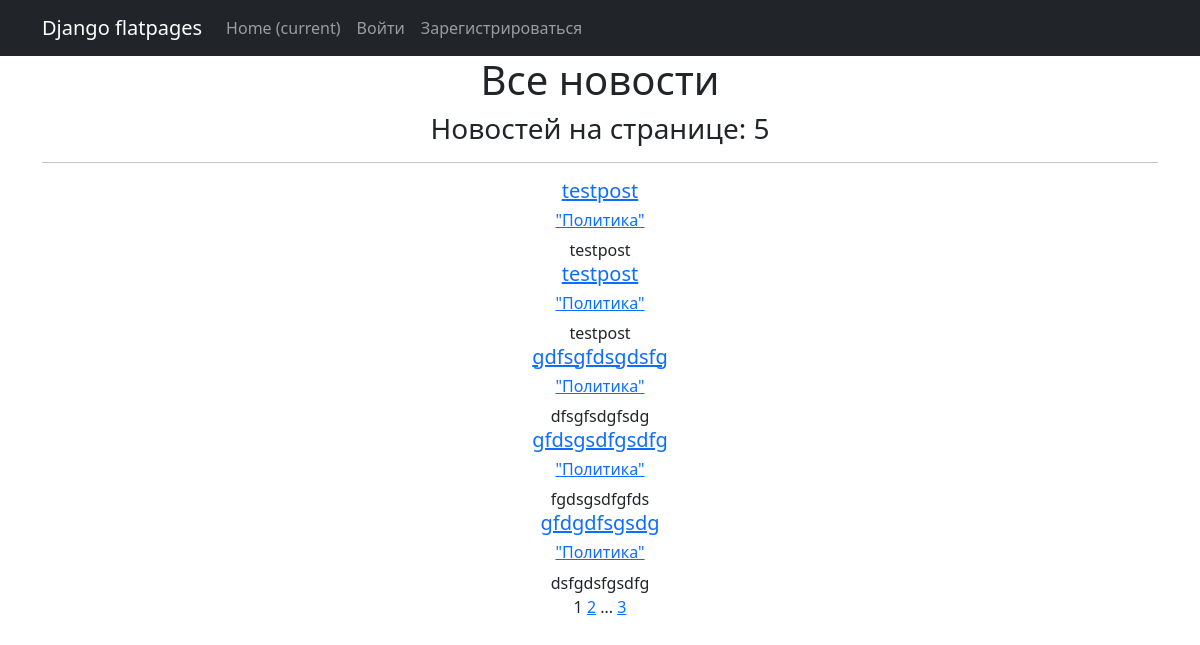
The page /news/ on the database as committed earlier.
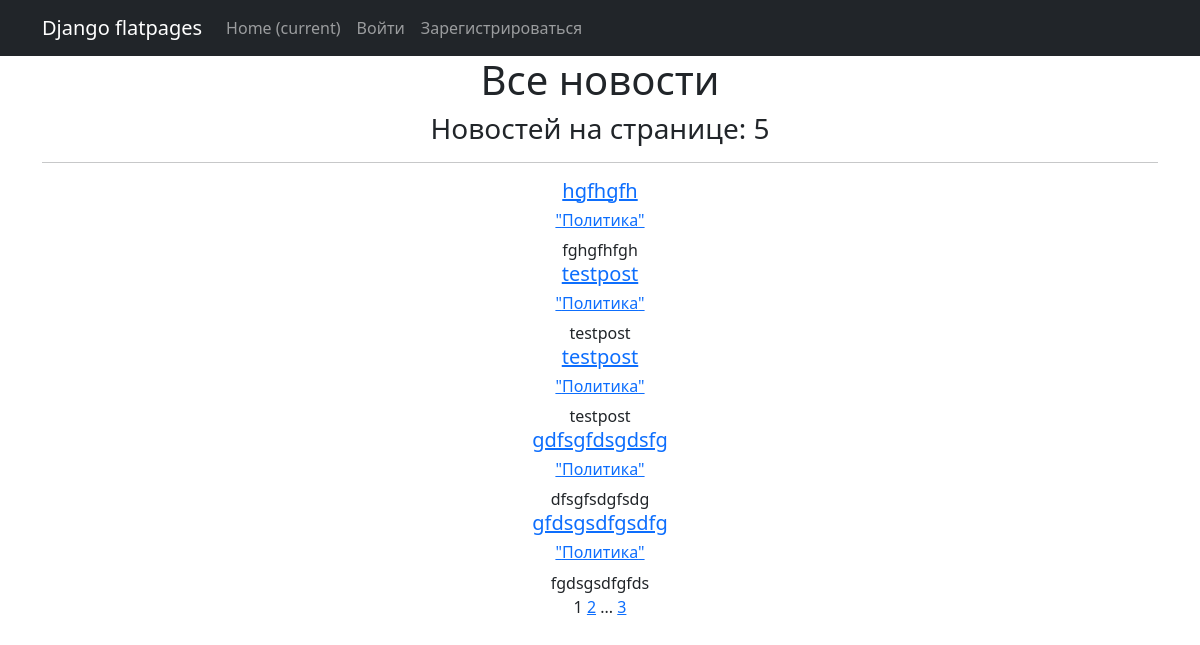
The same page on the database as committed later.
### simpleapp/models.py (models this page shows, shortened)
class Post(models.Model):
    article = 'AR'
    news = 'NE'
    POSITIONS = [
        (news, 'Новость'),
        (article, 'Статья')
    ]
    author = models.ForeignKey(Author, on_delete=models.CASCADE)
    choice = models.CharField(max_length=2, choices=POSITIONS, default=news)
    time_create = models.DateTimeField(auto_now_add=True)
    title = models.CharField(max_length=150)
    content = models.TextField()
    post_rating = models.IntegerField(default=0)
    category = models.ManyToManyField('Category', through='PostCategory', verbose_name='Категории')

class Category(models.Model):
    category_name = models.CharField(unique=True, max_length=100)
    subscribers = models.ManyToManyField(User, blank=True)
    def __str__(self):
        return self.category_name

### simpleapp/views.py (the view)
# urls.py: path('news/', NewsList.as_view(), name='news_list'),
class NewsList(ListView):
    model = Post
    ordering = 'time_create'
    template_name = 'news.html'
    context_object_name = 'News'
    paginate_by = 5
    def get_queryset(self):
        queryset = Post.objects.filter(choice='NE').order_by('-time_create')
        return queryset
    def get_context_data(self, **kwargs):
        context = super().get_context_data(**kwargs)
        context['is_not_authors'] = not self.request.user.groups.filter(name='authors').exists()
        return context

### templates/news.html (shortened to what this page needs)
{% extends 'flatpages/default.html' %}
{% load custom_filters %}
{% block content %}
    <h1>Все новости</h1>
    <h3>Новостей на странице: {{ News|length }}</h3>
    <hr>
    {% if News %}
        {% for post in News %}
            <h5><a href="http://127.0.0.1:8000/news/{{ post.id }}">{{ post.title }}</a></h5>
            <h6>{% for category in post.category.all %}
                    <a href="{% url 'category_list' category.id %}" style="...">"{{ category }}"</a>
                {% endfor %}</h6>
            {{ post.content|truncatewords:20 }}
        {% endfor %}
        <br>
    {% else %}
        <h2>Новостей пока нет!</h2>
    {% endif %}
    {{ page_obj.number }}
   {% if page_obj.has_next %}
       <a href="?page={{ page_obj.next_page_number }}">{{ page_obj.next_page_number }}</a>
       {% if paginator.num_pages != page_obj.next_page_number %}
           ...
           <a href="?page={{ page_obj.paginator.num_pages }}">{{ page_obj.paginator.num_pages }}</a>
       {% endif %}
   {% endif %}
{% endblock content %}

Rows that differ between the two databases and show on the page:
no longer on this page (row unchanged): Post: title "gfdgdfsgsdg", content "dsfgdsfgsdfg", Category (category_name "Политика")
added Post: title "hgfhgfh", content "fghgfhfgh", Category (category_name "Политика")
